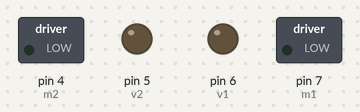
A sketch run on a simulated Arduino Uno, built with avr-gcc and run on an emulated ATmega328P. On the bench: switched loads named in the sketch (green lamp = pin HIGH), output pins drawn as LEDs (lit = HIGH).

Above: at 0.4 s.
At 2.4 s:
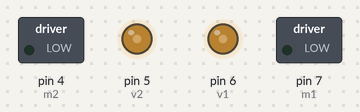
At 6.0 s:
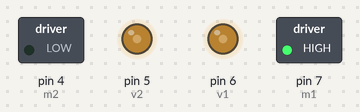
At 13.9 s:
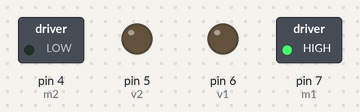
Timing chart, 0 to 15.4 s (numbered marks = the images above):
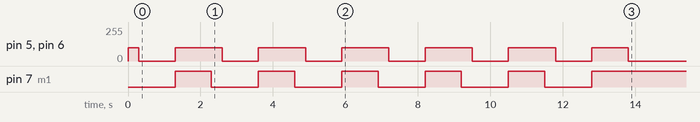

The sketch:

Mobil_robot_Shesty.ino
```cpp
int m1 = 7;
int m2 = 4;
int v1 = 6;
int v2 =  5;


void setup() {
  pinMode(m1, OUTPUT);
  pinMode(m2, OUTPUT);
  pinMode(v1, OUTPUT);
  pinMode(v2, OUTPUT);

  analogWrite(6, 0);
  analogWrite(5, 0);

for (int i=0; i<6; i++)
{
  digitalWrite(m1,LOW);
digitalWrite(m1,LOW);
analogWrite(6, 100);
 analogWrite(5, 100);
 delay(300);

analogWrite(6, 0);
analogWrite(5, 0);
delay(1000);

digitalWrite(m1,LOW);
digitalWrite(m1,HIGH);
analogWrite(6, 100);
 analogWrite(5, 100);
 delay(1000);

  analogWrite(6, 0);
  analogWrite(5, 0);
  }

}

void loop() {


}
```
